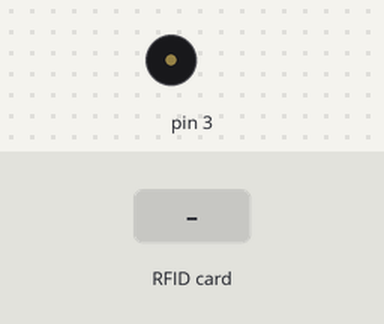
Recording of a sketch running on a simulated Arduino Uno, built with avr-gcc and run on an emulated ATmega328P. Shown: buzzer (waves = sounding). The test bench sets the inputs (shaded band). Random numbers use the default seed unless the sketch sets one; what the sketch prints to the serial monitor is not drawn.

Above: at 1.2 s.
1.3 s: RFID card 5E 7A 19 C4 held to the reader
Timing chart, 0 to 4.3 s (numbered marks = the images above; inputs shaded):
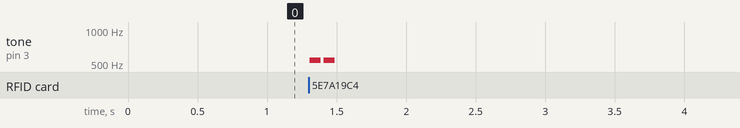

Measured:
- after the input at 1.3 s, tone on pin 3: alternates 540 Hz for 0.08 s and silent for 0.02 s, 4 changes in all, then stays silent, starting at once

The sketch:

ArduinoSystem.ino
```cpp
/*
 * MFRC522 - Library to use ARDUINO RFID MODULE KIT 13.56 MHZ WITH TAGS SPI W AND R BY COOQROBOT.
 * The library file MFRC522.h has a wealth of useful info. Please read it.
 * The functions are documented in MFRC522.cpp.
 *
 * Based on code Dr.Leong   ( WWW.B2CQSHOP.COM )
 * Created by Miguel Balboa (circuitito.com), Jan, 2012.
 * Rewritten by Søren Thing Andersen (access.thing.dk), fall of 2013 (Translation to English, refactored, comments, anti collision, cascade levels.)
 * Released into the public domain.
 *
 * Sample program showing how to read data from a PICC using a MFRC522 reader on the Arduino SPI interface.
 *----------------------------------------------------------------------------- empty_skull
 * Aggiunti pin per arduino Mega
 * add pin configuration for arduino mega
 * http://mac86project.altervista.org/
 ----------------------------------------------------------------------------- Nicola Coppola
 * Pin layout should be as follows:
 * Signal     Pin              Pin               Pin
 *            Arduino Uno      Arduino Mega      MFRC522 board
 * ------------------------------------------------------------
 * Reset      9                5                 RST
 * SPI SS     10               53                SDA
 * SPI MOSI   11               51                MOSI
 * SPI MISO   12               50                MISO
 * SPI SCK    13               52                SCK1
 *
 * The reader can be found on eBay for around 5 dollars. Search for "mf-rc522" on ebay.com.
 */

#include <SPI.h>
#include <MFRC522.h>

#define SS_PIN 10
#define RST_PIN 9
MFRC522 mfrc522(SS_PIN, RST_PIN);	// Create MFRC522 instance.

byte KEY[8] = {0x12, 0x34, 0x56, 0x78, 0x9A, 0xBC, 0xDE, 0xFF};
const int NUMROUNDS = 32;

byte previous_uid[10];

unsigned long lastScanTime = 0;

/*
 * sbox, substitution box, these are the last 8 bits of the first 256 primes.
 * Original design document of Treyfer says high density machine code could also be used.
 * It however also states that for testing and verification the first 256 primes should be used.
 */
byte sbox[] =
{ 0x02, 0x03, 0x05, 0x07, 0x0B, 0x0D, 0x11, 0x13,
  0x17, 0x1D, 0x1F, 0x25, 0x29, 0x2B, 0x2F, 0x35,
  0x3B, 0x3D, 0x43, 0x47, 0x49, 0x4F, 0x53, 0x59,
  0x61, 0x65, 0x67, 0x6B, 0x6D, 0x71, 0x7F, 0x83,
  0x89, 0x8B, 0x95, 0x97, 0x9D, 0xA3, 0xA7, 0xAD,
  0xB3, 0xB5, 0xBF, 0xC1, 0xC5, 0xC7, 0xD3, 0xDF,
  0xE3, 0xE5, 0xE9, 0xEF, 0xF1, 0xFB, 0x01, 0x07,
  0x0D, 0x0F, 0x15, 0x19, 0x1B, 0x25, 0x33, 0x37,
  0x39, 0x3D, 0x4B, 0x51, 0x5B, 0x5D, 0x61, 0x67,
  0x6F, 0x75, 0x7B, 0x7F, 0x85, 0x8D, 0x91, 0x99,
  0xA3, 0xA5, 0xAF, 0xB1, 0xB7, 0xBB, 0xC1, 0xC9,
  0xCD, 0xCF, 0xD3, 0xDF, 0xE7, 0xEB, 0xF3, 0xF7,
  0xFD, 0x09, 0x0B, 0x1D, 0x23, 0x2D, 0x33, 0x39,
  0x3B, 0x41, 0x4B, 0x51, 0x57, 0x59, 0x5F, 0x65,
  0x69, 0x6B, 0x77, 0x81, 0x83, 0x87, 0x8D, 0x93,
  0x95, 0xA1, 0xA5, 0xAB, 0xB3, 0xBD, 0xC5, 0xCF,
  0xD7, 0xDD, 0xE3, 0xE7, 0xEF, 0xF5, 0xF9, 0x01,
  0x05, 0x13, 0x1D, 0x29, 0x2B, 0x35, 0x37, 0x3B,
  0x3D, 0x47, 0x55, 0x59, 0x5B, 0x5F, 0x6D, 0x71,
  0x73, 0x77, 0x8B, 0x8F, 0x97, 0xA1, 0xA9, 0xAD,
  0xB3, 0xB9, 0xC7, 0xCB, 0xD1, 0xD7, 0xDF, 0xE5,
  0xF1, 0xF5, 0xFB, 0xFD, 0x07, 0x09, 0x0F, 0x19,
  0x1B, 0x25, 0x27, 0x2D, 0x3F, 0x43, 0x45, 0x49,
  0x4F, 0x55, 0x5D, 0x63, 0x69, 0x7F, 0x81, 0x8B,
  0x93, 0x9D, 0xA3, 0xA9, 0xB1, 0xBD, 0xC1, 0xC7,
  0xCD, 0xCF, 0xD5, 0xE1, 0xEB, 0xFD, 0xFF, 0x03,
  0x09, 0x0B, 0x11, 0x15, 0x17, 0x1B, 0x27, 0x29,
  0x2F, 0x51, 0x57, 0x5D, 0x65, 0x77, 0x81, 0x8F,
  0x93, 0x95, 0x99, 0x9F, 0xA7, 0xAB, 0xAD, 0xB3,
  0xBF, 0xC9, 0xCB, 0xCF, 0xD1, 0xD5, 0xDB, 0xE7,
  0xF3, 0xFB, 0x07, 0x0D, 0x11, 0x17, 0x1F, 0x23,
  0x2B, 0x2F, 0x3D, 0x41, 0x47, 0x49, 0x4D, 0x53
};

void treyfer_enc (byte text[9], byte key[8]);
void treyfer_dec (byte text[9], byte key[8]);

void setup() {
  Serial.begin(9600);	      // Initialize serial communications with the PC
  SPI.begin();		      // Init SPI bus

  mfrc522.PCD_Init();	      // Init MFRC522 card
  randomSeed(analogRead(A0)); // Arduino will generate the exact same sequence if you don't seed random
}

void beep() {
  tone(3, 540, 80);
  delay(100);
  tone(3, 540, 80);
}

void signal() {
  tone(3, 540, 80);
}

void loop() {

  //no scans for 5 seconds, clear array of scanned cards
  if (micros() - lastScanTime >= 5000000) {
    for (int i = 0; i < 10; i++) {
      previous_uid[i] = 0;
    }
  }

  // Look for new cards
  if ( ! mfrc522.PICC_IsNewCardPresent()) {
    return;
  }

  // Select one of the cards
  if ( ! mfrc522.PICC_ReadCardSerial()) {
    return;
  }

  // Check if this card has been scanned before
  // by comparing its ID to previous_uid
  bool equal = false;
  for (int i = 0; i < mfrc522.uid.size; i++) {
    equal = mfrc522.uid.uidByte[i] == previous_uid[i];
    if (!equal) {
      break;
    }
  }
  if (equal) {
    return;
  }

  //beep to confirm scanning
  beep();

  //reorganizing bytes so it becomes 2 bytes padding, 4 bytes UID, 2 bytes padding.
  byte temp[9];
  temp[2] = mfrc522.uid.uidByte[0];
  temp[3] = mfrc522.uid.uidByte[1];
  temp[4] = mfrc522.uid.uidByte[2];
  temp[5] = mfrc522.uid.uidByte[3];
  treyfer_enc(temp, KEY);

  //send encrypted UID
  dump("ENC", temp, 8);
  for (int i = 0; i < mfrc522.uid.size; i++) {
    previous_uid[i] = mfrc522.uid.uidByte[i];
  }
  //signal to confirm encryption is finished
  signal();

  lastScanTime = micros();
}

//rotate left a byte
byte rotl(byte x) {
  return (x << 1) | (x >> 7);
}

//rotate right a byte
byte rotr(byte x) {
  return (x >> 1) | (x << 7);
}


void treyfer_enc (byte text[9], byte key[8])
{
/*
 * Text should be formated as:
 * 2 bytes of padding
 * 4 bytes UID
 * 2 bytes of padding
 *
 * this method will change the 4 padding bytes to random values.
 * preventing the same card UID from becoming a predictable encryption
 * Which would allow know plaintext attacks if the USB data was also captured
 */
  text[0] = random(256);
  text[1] = random(256);

  text[6] = random(256);
  text[7] = random(256);

  int i;
  byte t;

  t = text[0];
  for (i = 0; i < 8*NUMROUNDS; i++) {
    t += key[i%8];
    t = sbox[t] + text[(i+1)%8];
    text[(i+1) % 8] = t = rotl(t);
  }
}

void dump (char txt[], byte in[], int len) {
  int i;
  Serial.print(txt);
  Serial.print(" ");
  char buffer[50];
  for (i=0; i<len; i++) {
    sprintf(buffer, "%02X", in[i]);
    Serial.print(buffer);
  }
  Serial.println();
}

void treyfer_dec (byte text[9], uint8_t key[8])
{
  //reference for decryption
  int i;
  byte t;

  for (i=(8*NUMROUNDS)-1; i>=0; i--) {
    t = text[(i)%8];
    t += key[i%8];
    text[(i+1) % 8] = rotr(text[(i+1) % 8]);
    text[(i+1) % 8] = text[(i+1) % 8] - sbox[t];
  }
}
```
